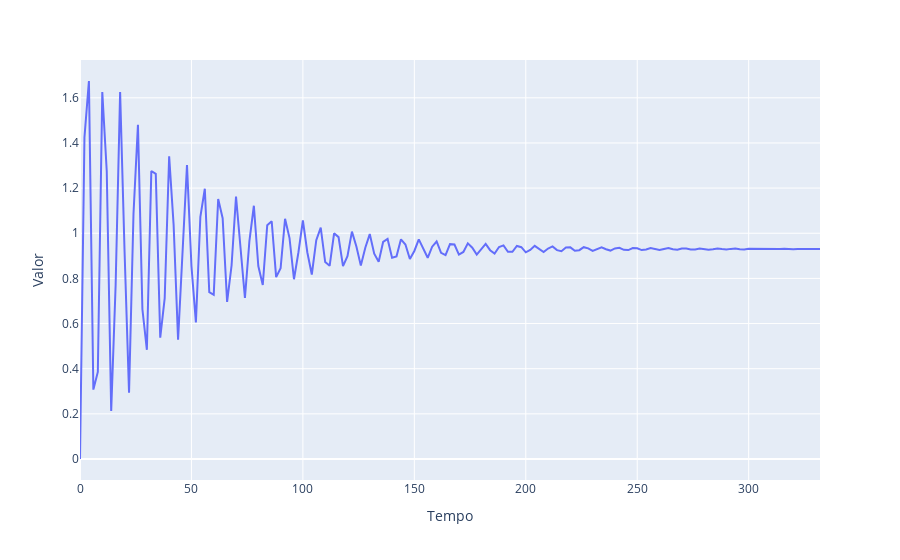

Notebook code for this chart:
### Code cell
fig

### Figure 1 — Plotly figure (JSON) as saved in the notebook; plotly's stock layout.template omitted (floating-point values rounded to 4 significant figures; data arrays with more than 128 entries replaced by an {"elided": "..."} marker saying what was removed)
{"data": [{"hovertemplate": "Tempo=%{x}<br>Valor=%{y}<extra></extra>", "legendgroup": "", "line": {"color": "#636efa", "dash": "solid"}, "marker": {"symbol": "circle"}, "mode": "lines", "name": "", "orientation": "v", "showlegend": false, "type": "scatter", "x": {"elided": "167 int values"}, "xaxis": "x", "y": {"elided": "167 float values"}, "yaxis": "y"}], "layout": {"legend": {"tracegroupgap": 0}, "margin": {"t": 60}, "xaxis": {"anchor": "y", "domain": [0, 1], "title": {"text": "Tempo"}}, "yaxis": {"anchor": "x", "domain": [0, 1], "title": {"text": "Valor"}}}}
